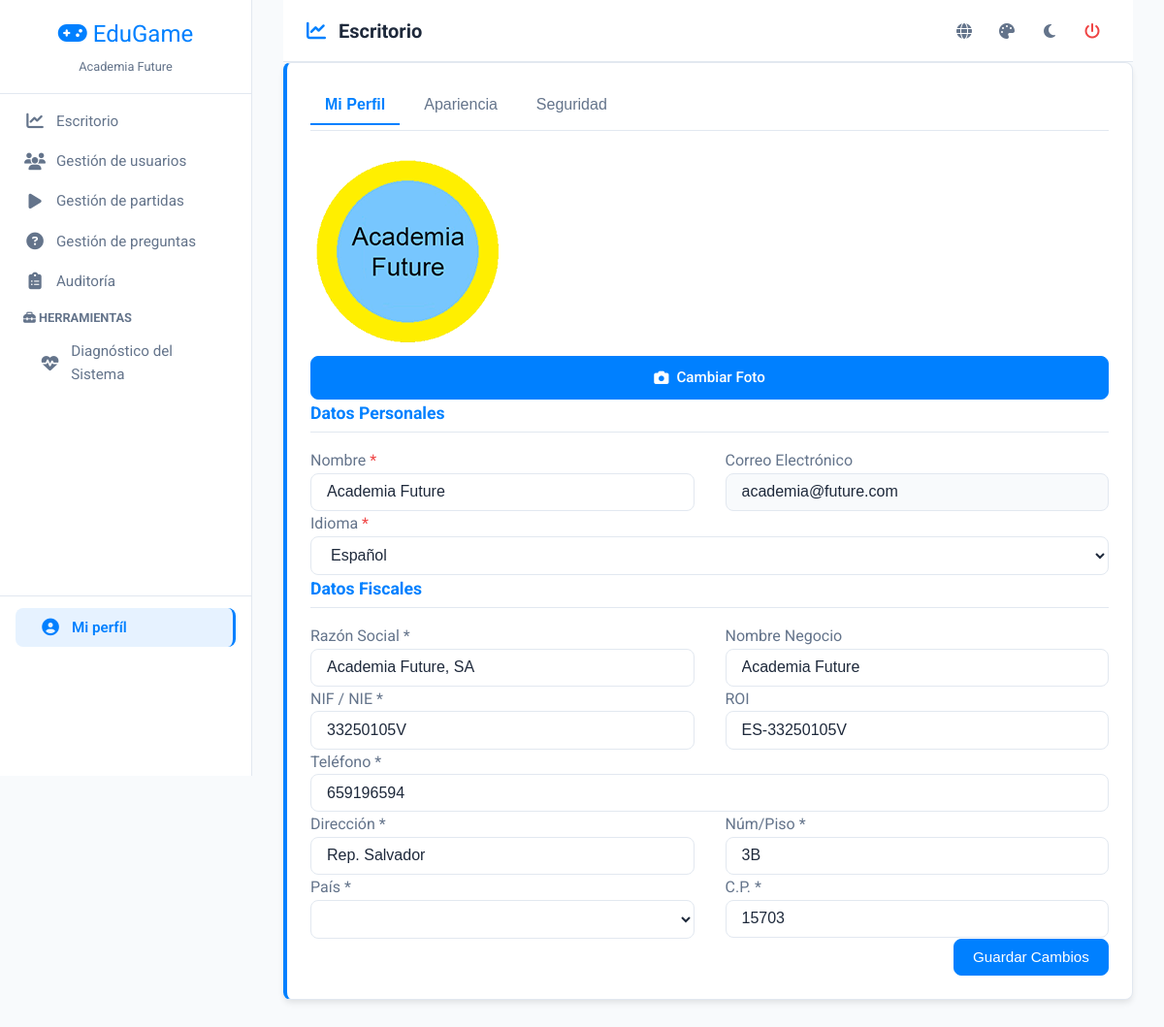
/perfil (signed in), run on an earlier commit of the app's database.
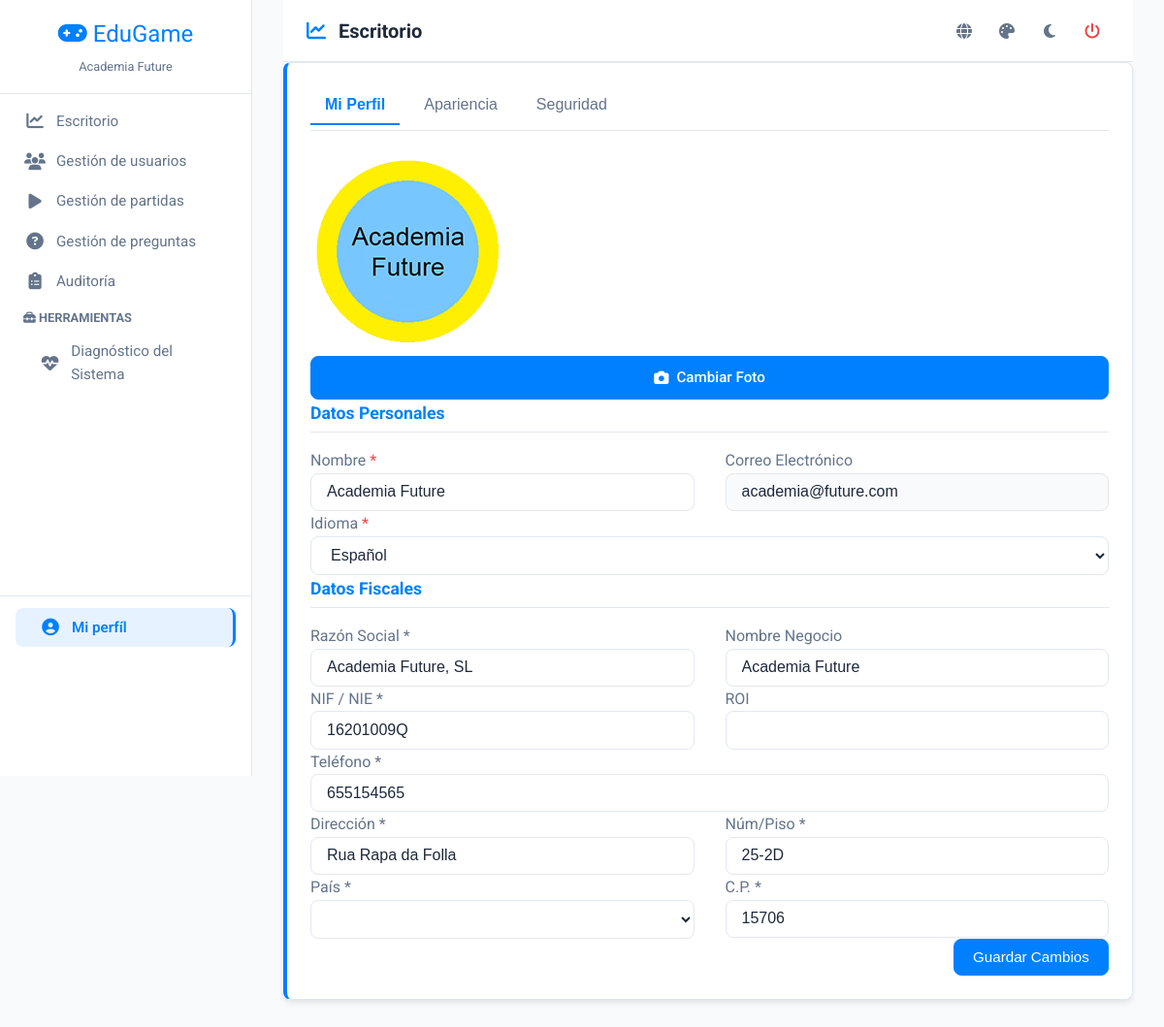
And on a later commit of the database.
### tables this page shows
CREATE TABLE `datos_fiscales` (
  `id_datos` int(11) NOT NULL,
  `id_usuario` int(11) NOT NULL,
  `razon_social` varchar(50) DEFAULT NULL,
  `nombre_negocio` varchar(50) DEFAULT NULL,
  `nif` varchar(20) DEFAULT NULL,
  `telefono` varchar(20) DEFAULT NULL,
  `roi` varchar(50) DEFAULT NULL,
  `direccion_numero` text DEFAULT NULL,
  `cp` varchar(10) DEFAULT NULL,
  `id_pais` char(2) DEFAULT NULL,
  `id_provincia` int(10) UNSIGNED DEFAULT NULL,
  `id_ciudad` bigint(20) DEFAULT NULL,
  `direccion` text DEFAULT NULL
);

CREATE TABLE `usuarios` (
  `id_usuario` int(11) NOT NULL,
  `nombre` varchar(50) NOT NULL,
  `correo` varchar(50) NOT NULL,
  `foto_perfil` varchar(255) DEFAULT NULL,
  `contrasena` varchar(255) NOT NULL,
  `id_rol` int(11) NOT NULL,
  `id_plan` int(11) DEFAULT 1,
  `id_padre` int(11) DEFAULT NULL COMMENT 'Para profesores de academia (id_padre = id_academia)',
  `idioma_pref` varchar(5) DEFAULT 'es' COMMENT 'Preferencia de interfaz',
  `activo` tinyint(1) DEFAULT 1 COMMENT '1=Activo, 0=Bloqueado por Superadmin',
  `creado_en` timestamp NULL DEFAULT current_timestamp(),
  `reset_token` varchar(64) DEFAULT NULL,
  `reset_expires` datetime DEFAULT NULL,
  `tema_pref` varchar(10) DEFAULT '210',
  `nick` varchar(50) DEFAULT NULL,
  `avatar_id` int(11) DEFAULT 1
);

### views/perfil.php (the view, shortened to what this page needs)
<?php
$db = (new Database())->getConnection();
$uid = $_SESSION['user_id'];
$urole = $_SESSION['user_role'];
$sql = "SELECT u.*, df.razon_social, df.nombre_negocio, df.nif, df.roi, df.telefono, df.direccion, df.direccion_numero, df.cp, df.id_pais, df.id_provincia, df.id_ciudad FROM usuarios u LEFT JOIN datos_fiscales df ON u.id_usuario = df.id_usuario WHERE u.id_usuario = ?";
$stmt = $db->prepare($sql);
$stmt->execute([$uid]);
$user = $stmt->fetch(PDO::FETCH_ASSOC) ?: [];
?>
<div class="card">
    <div class="tabs-header">
        <button class="tab-btn active" onclick="openTab('edit-profile', this)"><?php echo __('profile_title'); ?></button>
        <button class="tab-btn" onclick="openTab('appearance', this)"><?php echo __('appearance'); ?></button>
        <button class="tab-btn" onclick="openTab('change-pass', this)"><?php echo __('security'); ?></button>
    </div>
    <div id="edit-profile" class="tab-content active">
        <form id="profileForm" enctype="multipart/form-data">
            <div class="profile-layout">
                <div class="avatar-section">
                    <img id="avatar-preview" class="avatar-img" src="<?php echo !empty($user['foto_perfil']) ? $user['foto_perfil'] . '?t=' . time() : 'assets/img/default-avatar.png'; ?>">
                    <?php if ($urole != 6): ?>
                        <div style="width: 100%;">
                            <label for="avatar_file" class="btn-primary" style="width:100%; cursor:pointer;">
                                <i class="fa-solid fa-camera"></i> <?php echo __('change_photo'); ?>
                            </label>
                        </div>
                    <?php endif; ?>
                </div>
                <div>
                    <h3 class="modal-section-title"><?php echo __('personal_data'); ?></h3>
                    <div class="modal-form-grid">
                        <div class="mb-4">
                            <label class="block text-muted mb-2"><?php echo __('name_label'); ?> <span class="text-danger">*</span></label>
                            <input type="text" name="nombre" class="form-control" value="<?php echo htmlspecialchars($user['nombre'] ?? ''); ?>" <?php echo $urole == 6 ? 'readonly style="background:var(--bg-body); cursor:not-allowed;"' : 'required'; ?>>
                        </div>
                        <div class="mb-4">
                            <label class="block text-muted mb-2"><?php echo __('email_label'); ?></label>
                            <input type="email" class="form-control" value="<?php echo htmlspecialchars($user['correo'] ?? ''); ?>" disabled style="background:var(--bg-body);">
                        </div>
                    </div>
                    <div class="mb-4">
                        <label class="block text-muted mb-2"><?php echo __('language_label'); ?> <span class="text-danger">*</span></label>
                        <select name="idioma_pref" class="form-control" required>
                            <option value="es" <?php echo ($user['idioma_pref'] ?? 'es') == 'es' ? 'selected' : ''; ?>><?php echo __('lang_es'); ?></option>
                        </select>
                    </div>
                    <?php if ($urole != 6): ?>
                        <h3 class="modal-section-title mt-4"><?php echo __('fiscal_data'); ?></h3>
                        <div class="modal-form-grid">
                            <div class="mb-4"><label class="block text-muted mb-2"><?php echo __('business_name_label'); ?> *</label><input type="text" name="razon_social" class="form-control" value="<?php echo htmlspecialchars($user['razon_social'] ?? ''); ?>" required></div>
                            <div class="mb-4"><label class="block text-muted mb-2"><?php echo __('trade_name_label'); ?></label><input type="text" name="nombre_negocio" class="form-control" value="<?php echo htmlspecialchars($user['nombre_negocio'] ?? ''); ?>"></div>
                        </div>
                        <div class="modal-form-grid">
                            <div class="mb-4"><label class="block text-muted mb-2"><?php echo __('nif_label'); ?> *</label><input type="text" name="nif" id="inputNif" class="form-control" value="<?php echo htmlspecialchars($user['nif'] ?? ''); ?>" style="text-transform:uppercase;" onblur="validateNifVisual(this)" required></div>
                            <div class="mb-4"><label class="block text-muted mb-2"><?php echo __('roi_label'); ?></label><input type="text" name="roi" class="form-control" value="<?php echo htmlspecialchars($user['roi'] ?? ''); ?>" style="text-transform:uppercase;"></div>
                        </div>
                        <div class="mb-4"><label class="block text-muted mb-2"><?php echo __('phone_label'); ?> *</label><input type="tel" name="telefono" class="form-control" value="<?php echo htmlspecialchars($user['telefono'] ?? ''); ?>" required></div>
                        <div class="modal-form-grid">
                            <div class="mb-4"><label class="block text-muted mb-2"><?php echo __('address_label'); ?> *</label><input type="text" name="direccion" class="form-control" value="<?php echo htmlspecialchars($user['direccion'] ?? ''); ?>" required></div>
                            <div class="mb-4"><label class="block text-muted mb-2"><?php echo __('key_users_modal_address_num'); ?> *</label><input type="text" name="direccion_numero" class="form-control" value="<?php echo htmlspecialchars($user['direccion_numero'] ?? ''); ?>" required></div>
                        </div>
                        <div class="modal-form-grid">
                            <div class="mb-4"><label class="block text-muted mb-2"><?php echo __('country_label'); ?> *</label><select name="id_pais" id="selectPais" class="form-control" onchange="toggleAddressFields()" required></select></div>
                            <div class="mb-4"><label class="block text-muted mb-2"><?php echo __('zip_code_label'); ?> *</label><input type="text" name="cp" class="form-control" value="<?php echo htmlspecialchars($user['cp'] ?? ''); ?>" required></div>
                        </div>
                        <div class="text-right mt-4"><button type="submit" class="btn-primary"><?php echo __('save_changes'); ?></button></div>
                    <?php else: ?>
                        <div class="text-right mt-4"><button type="submit" class="btn-primary">Guardar Idioma</button></div>
                    <?php endif; ?>
                </div>
            </div>
        </form>
    </div>
</div>

### index.php (shortened to what this page needs)
<?php
$view = $_GET['view'] ?? 'dashboard';
if (!isset($_GET['view'])) {
    $request_uri = strtok($_SERVER['REQUEST_URI'], '?');
    $script_name = $_SERVER['SCRIPT_NAME'];
    $base_path = str_replace('/index.php', '', $script_name);
    $route = str_replace($base_path, '', $request_uri);
    $clean_route = trim($route, '/');
    if ($clean_route && $clean_route !== 'index.php') {
        $view = $clean_route;
    }
}
$current_lang = $_SESSION['lang'] ?? 'es';
$trans_file = __DIR__ . "/locales/i18n.{$current_lang}.json";
$translations = file_exists($trans_file) ? json_decode(file_get_contents($trans_file), true) : [];
function __($key) { global $translations; return $translations[$key] ?? $key; }
$isCleanView = ($view === 'proyector');
?>
<!DOCTYPE html>
<html lang="<?php echo $current_lang; ?>">
<head>
    <link rel="stylesheet" href="https://cdnjs.cloudflare.com/ajax/libs/font-awesome/6.4.0/css/all.min.css">
    <link rel="stylesheet" href="assets/css/style.css?v=2.3">
</head>
<body>
    <?php if (!$isCleanView) include 'includes/sidebar.php'; ?>
    <main class="<?php echo $isCleanView ? '' : 'main-content'; ?>">
        <?php if (!$isCleanView) include 'includes/header.php'; ?>
        <div class="content-scroll-area">
            <?php
            $file = "views/{$view}.php";
            if (file_exists($file)) include $file;
            else echo "<div class='card'><h2>Error 404</h2><p>Vista no encontrada.</p></div>";
            ?>
        </div>
    </main>
</body>
</html>

### includes/sidebar.php (shortened to what this page needs)
<?php
$role = $_SESSION['user_role'] ?? 0;
function isActive($viewName) {
    global $view;
    return $view === $viewName ? 'active' : '';
}
?>
<aside class="sidebar" id="sidebar" style="display: flex; flex-direction: column; height: 100vh;">
    <div class="sidebar-header" style="text-align: center; border-bottom: 1px solid var(--border-color); flex-shrink: 0;">
        <h2 style="color: var(--primary); font-size: 1.5rem; margin: 0;">
            <i class="fa-solid fa-gamepad"></i> EduGame
        </h2>
        <div style="font-size: 0.8rem; color: var(--text-muted); margin-top: 5px;">
            <?php echo $_SESSION['user_name'] ?? 'Usuario'; ?>
        </div>
    </div>
    <nav id="sidebar-nav" style="flex: 1; padding: 0.5rem 0;">
        <a href="panel-de-control" class="nav-item <?php echo isActive('panel-de-control'); ?>">
            <i class="fa-solid fa-chart-line"></i>
            <?php echo __('control_panel'); ?>
        </a>
        <?php if (in_array($role, [1, 2])): ?>
        <a href="usuarios" class="nav-item <?php echo isActive('usuarios'); ?>">
            <i class="fa-solid fa-users"></i>
            <?php echo ($role == 1) ? __('user_management') : __('user_management'); ?>
        </a>
        <?php endif; ?>
        <a href="partidas" class="nav-item <?php echo isActive('partidas'); ?>">
            <i class="fa-solid fa-play"></i>
            <?php echo ($role == 6) ? 'Mi Historial' : __('game_management'); ?>
        </a>
        <?php if ($role != 6):  ?>
        <a href="preguntas" class="nav-item <?php echo isActive('preguntas'); ?>">
            <i class="fa-solid fa-circle-question"></i>
            <?php echo __('question_management'); ?>
        </a>
        <?php endif; ?>
        <?php if ($role != 6):  ?>
        <a href="auditoria" class="nav-item <?php echo isActive('auditoria'); ?>">
            <i class="fa-solid fa-clipboard-list"></i>
            <?php echo __('audit'); ?>
        </a>
        <?php endif; ?>
        <?php if (in_array($role, [1, 2, 4])):  ?>
        <div class="nav-group-label" style="padding-left: 1.5rem; font-size: 0.8rem; text-transform: uppercase; color: var(--text-muted); font-weight: bold;">
            <i class="fa-solid fa-toolbox"></i>
            <?php echo __('tools_title'); ?>
        </div>
        <a href="diagnostico" class="nav-item <?php echo isActive('diagnostico'); ?>" style="padding-left: 2.5rem;">
            <i class="fa-solid fa-heart-pulse"></i>
            <?php echo __('diag_title'); ?>
        </a>
        <?php endif; ?>
    </nav>
    <div class="sidebar-footer" style="border-top: 1px solid var(--border-color); flex-shrink: 0;">
        <a href="perfil" class="nav-item <?php echo isActive('perfil'); ?>" style="border-radius: var(--radius);">
            <?php if(isset($_SESSION['user_photo']) && !empty($_SESSION['user_photo'])): ?>
                <img src="<?php echo $_SESSION['user_photo'].'?t='.time(); ?>" alt="Profile" style="width:30px; height:30px; border-radius:50%; margin-right:10px; object-fit:cover;">
            <?php else: ?>
                <i class="fa-solid fa-user-circle" style="margin-right: 10px;"></i>
            <?php endif; ?>
            <span><?php echo __('my_profile'); ?></span>
        </a>
    </div>
</aside>

### includes/header.php (shortened to what this page needs)
<?php
$vista = $_GET['view'] ?? 'dashboard';
$headerData = [
    'dashboard' => ['icon' => 'fa-chart-line', 'title' => __('control_panel')],
    'usuarios' => ['icon' => 'fa-users', 'title' => __('user_management')],
    'partidas' => ['icon' => 'fa-play', 'title' => __('game_management')],
    'preguntas' => ['icon' => 'fa-circle-question', 'title' => __('question_management')],
    'facturacion' => ['icon' => 'fa-file-invoice-dollar', 'title' => __('billing')],
    'perfil' => ['icon' => 'fa-user-circle', 'title' => __('my_profile')],
    'config' => ['icon' => 'fa-gears', 'title' => __('configuration')],
    'proyector' => ['icon' => 'fa-tv', 'title' => 'Proyector']
];
$currentIcon = $headerData[$vista]['icon'] ?? 'fa-folder';
$currentTitle = $headerData[$vista]['title'] ?? ucfirst($vista);
?>
<header class="top-header">
    <div class="header-left">
        <h1 class="header-page-title">
            <i class="fa-solid <?php echo $currentIcon; ?>"></i>
            <span><?php echo $currentTitle; ?></span>
        </h1>
    </div>
    <div class="header-actions">
        <div class="dropdown-wrapper">
            <button class="btn-icon btn-mini" onclick="toggleHeaderMenu('langMenu')" title="Cambiar Idioma">
                <i class="fa-solid fa-globe"></i>
            </button>
        </div>
        <div class="dropdown-wrapper">
            <button class="btn-icon btn-mini" onclick="toggleHeaderMenu('colorMenu')" title="Tema de Color">
                <i class="fa-solid fa-palette"></i>
            </button>
        </div>
        <button onclick="toggleTheme()" class="btn-icon btn-mini" title="<?php echo __('night_mode'); ?>">
            <i class="fa-solid fa-moon"></i>
        </button>
        <a href="logout" onclick="sessionStorage.clear();" class="btn-icon btn-mini btn-logout-custom" title="Cerrar Sesión">
            <i class="fa-solid fa-power-off"></i>
        </a>
    </div>
</header>

### includes/sidebar.php (style rules this page uses)
.sidebar-header { padding: 1rem 1.5rem !important; }
.sidebar-footer { padding: 0.75rem 1rem !important; }
.sidebar .nav-item { padding-top: 0.5rem !important; padding-bottom: 0.5rem !important; margin-bottom: 1px !important; font-size: 0.95rem; }
.sidebar .nav-group-label { margin-top: 0.5rem !important; margin-bottom: 0.2rem !important; padding-top: 0 !important; }
#sidebar-nav { overflow-y: auto; scrollbar-width: none; -ms-overflow-style: none; }

What changed in the data, as far as the page shows it:
changed datos_fiscales "Academia Future": razon_social "Academia Future, SA" → "Academia Future, SL"; nif "33250105V" → "16201009Q"; telefono "659196594" → "655154565"; direccion "Rep. Salvador" → "Rua Rapa da Folla"; direccion_numero "3B" → "25-2D"; cp "15703" → "15706"; roi "ES-33250105V" → (not shown)
